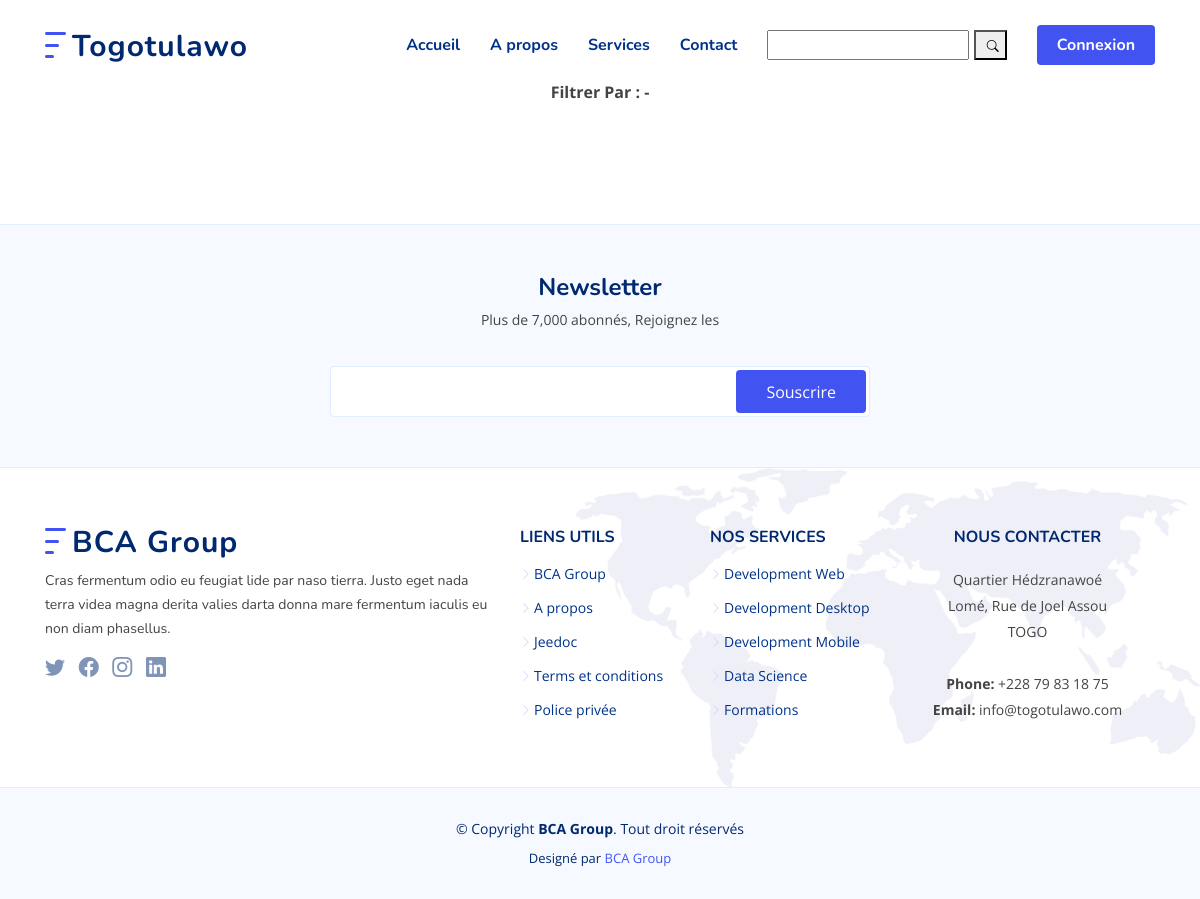
/categorie/business, run on an earlier commit of the app's database.
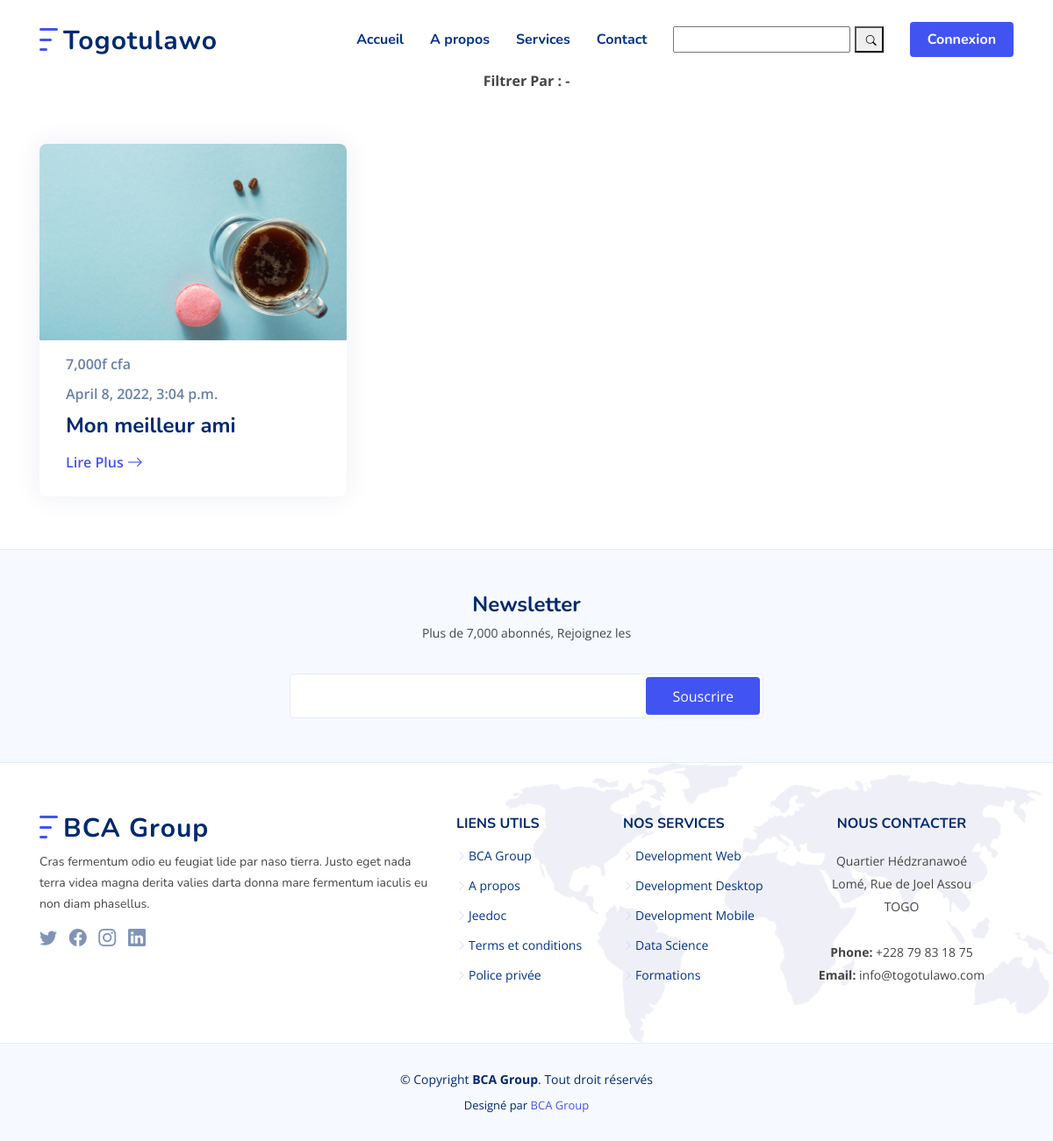
And on a later commit of the database.
### main/models/article.py (models this page shows, shortened)
class Article(models.Model):
    option =(
        ('Thèse', 'Thèse'),
        ('Mémoire', 'Mémoire'),
        ('Rapport de stage', 'Rapport de stage'),
        ('Document de synthèse', 'Document de synthèse'),
        ('Article', 'Article'),
        ('Livre', 'Livre'),
    )
    class Meta:
        ordering = ["-publish_date"]
        get_latest_by = "publish_date"
    title = models.CharField(max_length=300, unique=True)
    subtitle = models.CharField(max_length=255, blank=True)
    slug = models.SlugField(max_length=300, unique=True)
    contenu = FroalaField()
    couverture = models.ImageField(upload_to='files/couverture')
    auteur = models.ForeignKey(Auteur, null=False, on_delete=models.CASCADE)
    domaine = models.ForeignKey(Categorie, null=False, on_delete=models.CASCADE)
    type = models.CharField(max_length=100, choices=option)
    resource = models.FileField(upload_to="files/resource")
    discount = models.IntegerField(null=False, default=0)
    price = models.IntegerField(null=False)
    is_draft = models.BooleanField(default=True)
    active = models.BooleanField(default=False)
    date_created = models.DateTimeField(auto_now_add=True)
    date_modified = models.DateTimeField(auto_now=True)
    publish_date = models.DateTimeField(auto_now_add=True)

### main/views/articles.py (the view)
# urls.py: path('categorie/<str:slug>', categorie_articles, name = 'categorie'),
def categorie_articles(request, slug):
    categorie = Categorie.objects.get(slug=slug)
    article = Article.objects.filter(domaine=categorie)
    context = {
        "article" : article,
        "categorie" : categorie,
    }
    return render(request, template_name="categorie_article.html", context=context)

### main/templatetags/article_custom_tags.py (called while the page is built)
@register.filter
def cfa(price):
    return f'{price}f cfa'

### main/templates/categorie_article.html
{% extends 'main_base.html' %}
{% load article_custom_tags %}
{% load humanize %}
{% block content %}
<section id="recent-blog-posts" class="recent-blog-posts">
    <div class="container" data-aos="fade-up">
      <header class="section-header">
        <div class="card-body">
            <b>Filtrer Par : - </b>
        </div>
      </header>
      <div class="row">
        {% for a in article %}
        <div class="col-lg-4">
          <div class="post-box">
            <div class="post-img"><img src="{{a.couverture.url}}" class="img-fluid" alt=""></div>
            <span class="post-date">{{a.price|intcomma|cfa}}</span>
            <span class="post-date">{{a.publish_date}}</span>
            <h3 class="post-title">{{a.title}}</h3>
            <a href="/article/{{a.slug}}" class="readmore stretched-link mt-auto"><span>Lire Plus</span><i class="bi bi-arrow-right"></i></a>
          </div>
        </div>
        {% endfor %}
      </div>
    </div>
  </section>
{% endblock %}

### main/templates/main_base.html (shortened to what this page needs)
{% load static %}
{% load article_custom_tags %}
{% load humanize %}
<!DOCTYPE html>
<html lang="en">
<head>
  <link href="{% static 'main/assets/vendor/bootstrap/css/bootstrap.min.css' %}" rel="stylesheet">
  <link href="{% static 'main/assets/vendor/bootstrap-icons/bootstrap-icons.css' %}" rel="stylesheet">
  <link href="{% static 'main/assets/vendor/aos/aos.css' %}" rel="stylesheet">
  <link href="{% static 'main/assets/vendor/remixicon/remixicon.css' %}" rel="stylesheet">
  <link href="{% static 'main/assets/vendor/swiper/swiper-bundle.min.css' %}" rel="stylesheet">
  <link href="{% static 'main/assets/vendor/glightbox/css/glightbox.min.css' %}" rel="stylesheet">
  <link rel="stylesheet" href="{% static '/assets/fonts/feather/css/feather.css' %}">
  <link rel="stylesheet" type="text/css" href="https://stackpath.bootstrapcdn.com/bootstrap/4.3.1/css/bootstrap.min.css"
>
  <link rel="stylesheet" href="https://cdnjs.cloudflare.com/ajax/libs/font-awesome/4.7.0/css/font-awesome.min.css">
  <link href="{% static 'main/assets/css/style.css' %}" rel="stylesheet">
  <link href="{% static 'main/assets/css/rating.css' %}" rel="stylesheet">
</head>
<body>
  <header id="header" class="header fixed-top">
    <div class="container-fluid container-xl d-flex align-items-center justify-content-between">
      <a href="{% url 'accueil' %}" class="logo d-flex align-items-center">
        <img src="{% static 'main/assets/img/logo.png' %}" alt="">
        <span>Togotulawo</span>
      </a>
      <nav id="navbar" class="navbar">
        <ul>
          <li><a class="nav-link scrollto " href="{% url 'accueil' %}">Accueil</a></li>
          <li><a class="nav-link scrollto" href="#about">A propos</a></li>
          <li><a class="nav-link scrollto" href="#services">Services</a></li>
          <li><a class="nav-link scrollto" href="#contact">Contact</a></li>
          <li><a>
            <div class="sidebar-item search-form">
              <form action="/recherche/" method="get">
                <input type="text" name="filter" id="filter"/>
                <button type="submit"><i class="bi bi-search"></i></button>
              </form>
          </div></a></li>
          {% if request.user.is_authenticated %}
          {% if user.client %}
          <li><a class="getstarted scrollto" href="">Ma Bibliothèque</a></li>
          {%else%}
          <li><a class="getstarted scrollto" href="{% url 'tableau' %}">Tableau de bord</a></li>
          {% endif %}
          {%else%}
          <li><a class="getstarted scrollto" href="">Connexion</a></li>
          {% endif %}
        </ul>
      </nav>
    </div>
  </header>
  {% block content %}{% endblock %}
  <footer id="footer" class="footer">
    <div class="footer-newsletter">
      <div class="container">
        <div class="row justify-content-center">
          <div class="col-lg-12 text-center">
            <h4>Newsletter</h4>
            <p>Plus de 7,000 abonnés, Rejoignez les</p>
          </div>
          <div class="col-lg-6">
            <form action="" method="post">
              <input type="email" name="email"><input type="submit" value="Souscrire">
            </form>
          </div>
        </div>
      </div>
    </div>
    <div class="footer-top">
      <div class="container">
        <div class="row gy-4">
          <div class="col-lg-5 col-md-12 footer-info">
            <a href="index.html" class="logo d-flex align-items-center">
              <img src="assets/img/logo.png" alt="">
              <span>BCA Group</span>
            </a>
            <p>Cras fermentum odio eu feugiat lide par naso tierra. Justo eget nada terra videa magna derita valies darta donna mare fermentum iaculis eu non diam phasellus.</p>
            <div class="social-links mt-3">
              <a href="#" class="twitter"><i class="bi bi-twitter"></i></a>
              <a href="#" class="facebook"><i class="bi bi-facebook"></i></a>
              <a href="#" class="instagram"><i class="bi bi-instagram"></i></a>
              <a href="#" class="linkedin"><i class="bi bi-linkedin"></i></a>
            </div>
          </div>
          <div class="col-lg-2 col-6 footer-links">
            <h4>Liens Utils</h4>
            <ul>
              <li><i class="bi bi-chevron-right"></i> <a href="#">BCA Group</a></li>
              <li><i class="bi bi-chevron-right"></i> <a href="#">A propos</a></li>
              <li><i class="bi bi-chevron-right"></i> <a href="#">Jeedoc</a></li>
              <li><i class="bi bi-chevron-right"></i> <a href="#">Terms et conditions</a></li>
              <li><i class="bi bi-chevron-right"></i> <a href="#">Police privée</a></li>
            </ul>
          </div>
          <div class="col-lg-2 col-6 footer-links">
            <h4>Nos Services</h4>
            <ul>
              <li><i class="bi bi-chevron-right"></i> <a href="#">Development Web</a></li>
              <li><i class="bi bi-chevron-right"></i> <a href="#">Development Desktop</a></li>
              <li><i class="bi bi-chevron-right"></i> <a href="#">Development Mobile</a></li>
              <li><i class="bi bi-chevron-right"></i> <a href="#">Data Science</a></li>
              <li><i class="bi bi-chevron-right"></i> <a href="#">Formations</a></li>
            </ul>
          </div>
          <div class="col-lg-3 col-md-12 footer-contact text-center text-md-start">
            <h4>Nous Contacter</h4>
            <p>
              Quartier Hédzranawoé <br>
              Lomé, Rue de Joel Assou<br>
              TOGO <br><br>
              <strong>Phone:</strong> +228 79 83 18 75<br>
              <strong>Email:</strong> info@togotulawo.com<br>
            </p>
          </div>
        </div>
      </div>
    </div>
    <div class="container">
      <div class="copyright">
        &copy; Copyright <strong><span>BCA Group</span></strong>. Tout droit réservés
      </div>
      <div class="credits">
        Designé par <a href="https://bootstrapmade.com/">BCA Group</a>
      </div>
    </div>
  </footer>
</body>
</html>

What changed in the data, as far as the page shows it:
now on this page (row edited): Article: couverture (picture), price|cfa "7,000f cfa", publish_date "April 8, 2022, 3:04 p.m.", title "Mon meilleur ami"
